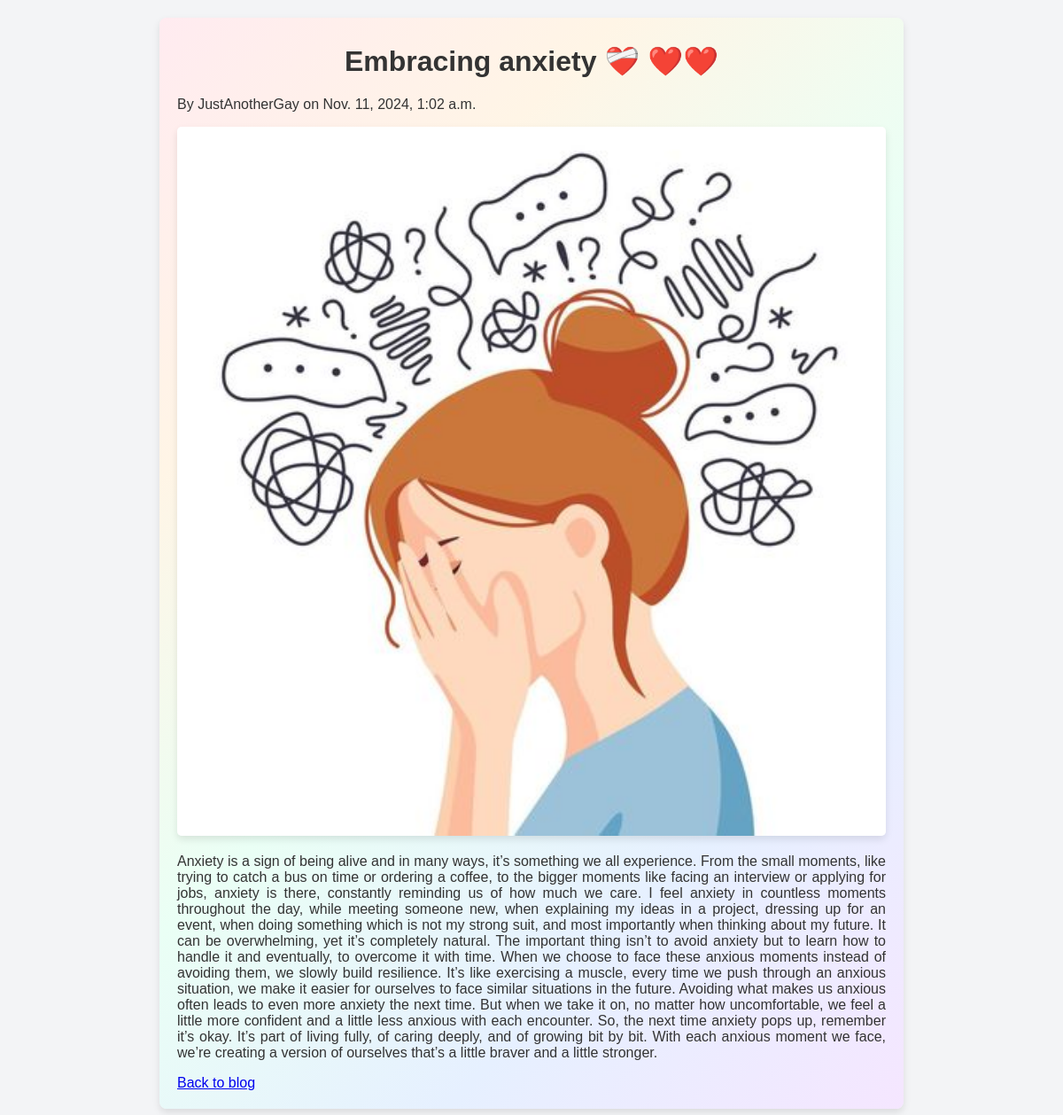
The app's page /embracing-anxiety/ with its own data.
### myapp/models.py (models this page shows, shortened)
class Post(models.Model):
    title = models.CharField(max_length=200)
    content = models.TextField()
    created_at = models.DateTimeField(default=timezone.now)
    updated_at = models.DateTimeField(auto_now=True)
    author = models.CharField(max_length=100)
    slug = models.SlugField(unique=True, max_length=200)
    image = models.ImageField(upload_to='post_images/', blank=True, null=True)

### myapp/views.py (the view)
# urls.py: path('<slug:slug>/', views.post_detail, name='post_detail'),
def post_detail(request, slug):
    post = get_object_or_404(Post, slug=slug)
    return render(request, 'post_detail.html', {'post': post})

### myapp/templates/post_detail.html (shortened to what this page needs)
<!DOCTYPE html>
<html lang="en">
<head>
    {% load static %}
    <link rel="stylesheet" href="{% static 'css/styles.css' %}">
</head>
<body>
    <div class="post-detail-container">
        <h1 class="post-title">{{ post.title }} ❤️❤️</h1>
        <p>By {{ post.author }} on {{ post.created_at }}</p>
        {% if post.image %}
            <img src="{{ post.image.url }}" alt="{{ post.title }}" class="post-detail-image">
        {% endif %}
        <div class="post-content">
            <p>{{ post.content }}</p>
        </div>
        <a href="{% url 'post_list' %}">Back to blog</a>
    </div>
</body>
</html>

### myapp/static/css/styles.css (style rules this page uses)
body { font-family: Arial, sans-serif; background-color: #f3f4f6; color: #333; margin: 0; padding: 0; }
.post-detail-image { display: block; width: 100%; max-width: 500px; height: auto; margin: 0 auto; border-radius: 8px; box-shadow: 0 4px 8px rgba(0, 0, 0, 0.1); }
.post-detail-container { background: linear-gradient(135deg, #ffebf0, #fff5e6, #eafff5, #e6f0ff, #f5e6ff); padding: 20px; border-radius: 8px; box-shadow: 0 4px 8px rgba(0, 0, 0, 0.1); max-width: 800px; margin: 20px auto; }
.post-detail-image { display: block; max-width: 100%; height: auto; margin: 0 auto; border-radius: 5px; }
.post-title { font-size: 2rem; font-weight: bold; color: #333; margin-top: 10px; text-align: center; }
.post-content { font-size: 1rem; color: #333; margin-top: 20px; text-align: justify; }

### records on screen
Post: title "Embracing anxiety ❤️‍🩹", author "JustAnotherGay", created_at "Nov. 11, 2024, 1:02 a.m.", image (picture), content "Anxiety is a sign of being alive and in many ways, it’s something we all experience. From the small moments, like trying to catch a bus on time or ordering a coffee, to the bigger moments like facing an interview or applying for jobs, anxiety is there, constantly reminding us of how much we care. I feel anxiety in countless moments throughout the day, while meeting someone new, when explaining my ideas in a project, dressing up for an event, when doing something which is not my strong suit, and most importantly when thinking about my future. It can be overwhelming, yet it’s completely natural. The important thing isn’t to avoid anxiety but to learn how to handle it and eventually, to…"
